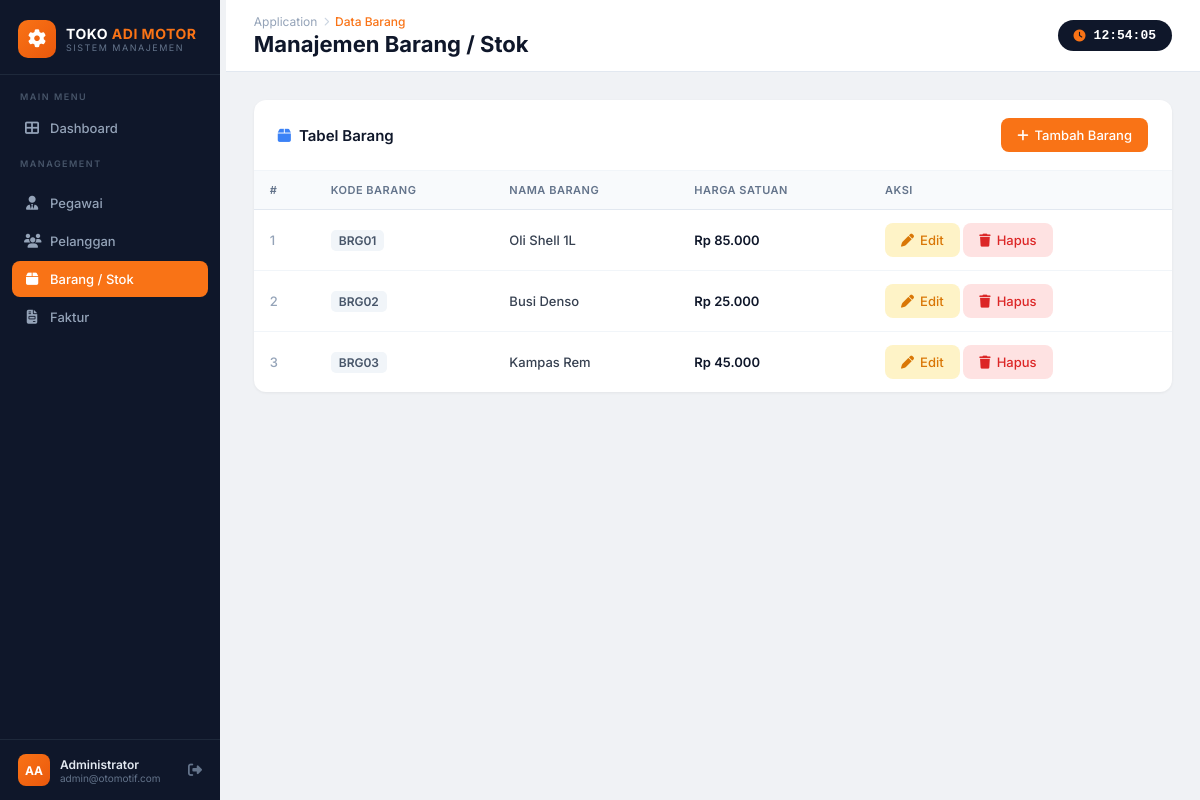
/barang/baranglihat.php, run on the app's committed database.
### tables this page shows
CREATE TABLE `barang` (
  `KodeBarang` varchar(10) NOT NULL,
  `NamaBarang` varchar(100) NOT NULL,
  `HargaSatuan` int(11) NOT NULL
);

### barang/baranglihat.php (the view)
<?php include '../config/koneksi.php'; ?>
<?php include '../config/sidebar.php'; ?>
<div class="topbar">
    <div>
        <div class="topbar-breadcrumb">
            <span class="bc-app">Application</span>
            <span class="bc-sep"><i class="fas fa-chevron-right" style="font-size:9px"></i></span>
            <span class="bc-current">Data Barang</span>
        </div>
        <div class="topbar-title">Manajemen Barang / Stok</div>
    </div>
    <div class="topbar-clock">
        <i class="fas fa-clock"></i>
        <span id="live-clock">00:00:00</span>
    </div>
</div>
<div class="page-body">
    <div class="card">
        <div class="card-header">
            <span class="card-title"><i class="fas fa-box" style="color:#3b82f6;margin-right:8px;"></i>Tabel Barang</span>
            <a href="barangtambah.php" class="btn btn-primary"><i class="fas fa-plus"></i> Tambah Barang</a>
        </div>
        <div class="card-body">
            <table>
                <thead>
                    <tr>
                        <th>#</th>
                        <th>Kode Barang</th>
                        <th>Nama Barang</th>
                        <th>Harga Satuan</th>
                        <th>Aksi</th>
                    </tr>
                </thead>
                <tbody>
                <?php
                $query = mysqli_query($conn, "SELECT * FROM barang");
                $no = 1;
                while ($data = mysqli_fetch_array($query)){ ?>
                <tr>
                    <td style="color:#94a3b8;font-weight:500;"><?php echo $no++; ?></td>
                    <td><span style="background:#f1f5f9;color:#475569;padding:3px 8px;border-radius:5px;font-size:12px;font-weight:600;"><?php echo $data['KodeBarang']; ?></span></td>
                    <td style="font-weight:500;"><?php echo $data['NamaBarang']; ?></td>
                    <td style="font-weight:600;color:#0f172a;">Rp <?php echo number_format($data['HargaSatuan'], 0, ',', '.'); ?></td>
                    <td>
                        <a class="btn btn-warning" href="barangubah.php?KodeBarang=<?php echo $data['KodeBarang']; ?>"><i class="fas fa-pen"></i> Edit</a>
                        <a class="btn btn-danger" href="baranghapus.php?KodeBarang=<?php echo $data['KodeBarang']; ?>" onclick="return confirm('Yakin hapus data barang ini?')"><i class="fas fa-trash"></i> Hapus</a>
                    </td>
                </tr>
                <?php } ?>
                </tbody>
            </table>
        </div>
    </div>
</div>
</div>
</body>
</html>

### config/sidebar.php (style rules this page uses)
* { margin: 0; padding: 0; box-sizing: border-box; }
body { font-family: 'Inter', sans-serif; background: #f0f2f5; display: flex; min-height: 100vh; color: #333; }
.topbar { background: #fff; padding: 14px 28px; display: flex; align-items: center; justify-content: space-between; border-bottom: 1px solid #e2e8f0; position: sticky; top: 0; z-index: 50; }
.topbar-breadcrumb { display: flex; align-items: center; gap: 6px; }
.topbar-breadcrumb .bc-app { color: #94a3b8; font-size: 12px; }
.topbar-breadcrumb .bc-sep { color: #cbd5e1; font-size: 12px; }
.topbar-breadcrumb .bc-current { color: #f97316; font-size: 12px; font-weight: 500; }
.topbar-title { font-size: 22px; font-weight: 700; color: #0f172a; margin-top: 2px; }
.topbar-clock { background: #0f172a; color: #fff; padding: 8px 16px; border-radius: 20px; font-size: 13px; font-weight: 600; font-family: monospace; display: flex; align-items: center; gap: 8px; }
.topbar-clock i { color: #f97316; font-size: 12px; }
.page-body { padding: 28px; flex: 1; }
.card { background: #fff; border-radius: 12px; box-shadow: 0 1px 3px rgba(0,0,0,.06); overflow: hidden; }
.card-header { padding: 18px 24px; border-bottom: 1px solid #f1f5f9; display: flex; align-items: center; justify-content: space-between; }
.card-title { font-size: 15px; font-weight: 600; color: #0f172a; }
.card-body { padding: 0; }
.btn { display: inline-flex; align-items: center; gap: 6px; padding: 9px 16px; border-radius: 8px; font-size: 13px; font-weight: 500; text-decoration: none; border: none; cursor: pointer; transition: all 0.2s; }
.btn-primary { background: #f97316; color: #fff; }
.btn-danger { background: #fee2e2; color: #dc2626; }
.btn-warning { background: #fef3c7; color: #d97706; }
table { width: 100%; border-collapse: collapse; }
table thead th { background: #f8fafc; color: #64748b; font-size: 11px; font-weight: 600; text-transform: uppercase; letter-spacing: 0.5px; padding: 12px 16px; text-align: left; border-bottom: 1px solid #e2e8f0; }
table tbody td { padding: 13px 16px; font-size: 13px; border-bottom: 1px solid #f1f5f9; color: #374151; }
table tbody tr:last-child td { border-bottom: none; }

### data on the page
barang: KodeBarang "BRG01", NamaBarang "Oli Shell 1L", HargaSatuan "85.000"
barang: KodeBarang "BRG02", NamaBarang "Busi Denso", HargaSatuan "25.000"
barang: KodeBarang "BRG03", NamaBarang "Kampas Rem", HargaSatuan "45.000"
